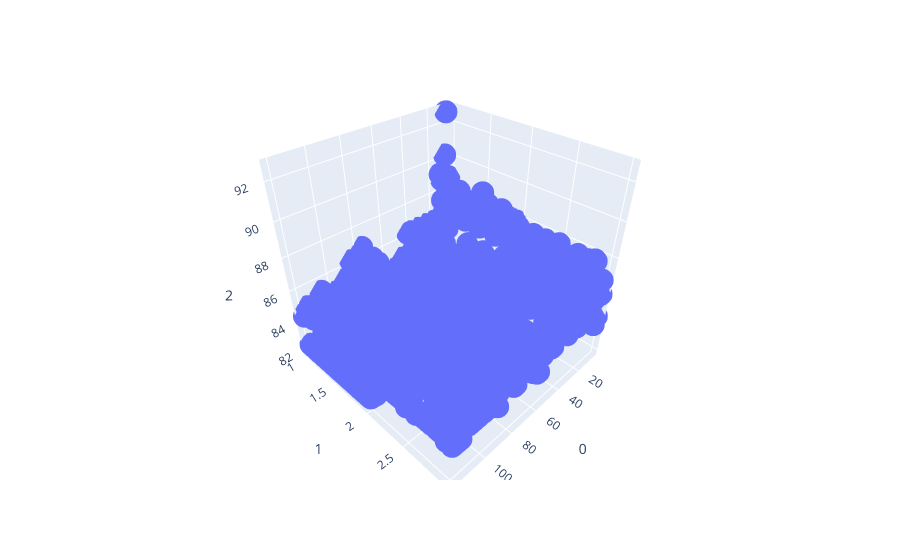

Notebook code for this chart:
### Code cell
ds=pd.DataFrame(data=resultat_KNN[1])
ds=ds.sort_values(by=[0,1])
ds=ds.drop_duplicates()
fig = px.scatter_3d(ds, x = 0, y = 1, z = 2)
fig.show()

### Figure 1 — Plotly figure (JSON) as saved in the notebook; plotly's stock layout.template omitted (floating-point values rounded to 4 significant figures; data arrays with more than 128 entries replaced by an {"elided": "..."} marker saying what was removed)
{"data": [{"hovertemplate": "0=%{x}<br>1=%{y}<br>2=%{z}<extra></extra>", "legendgroup": "", "marker": {"color": "#636efa", "symbol": "circle"}, "mode": "markers", "name": "", "scene": "scene", "showlegend": false, "type": "scatter3d", "x": {"elided": "1451 float values"}, "y": {"elided": "1451 float values"}, "z": {"elided": "1451 float values"}}], "layout": {"legend": {"tracegroupgap": 0}, "margin": {"t": 60}, "scene": {"domain": {"x": [0, 1], "y": [0, 1]}, "xaxis": {"title": {"text": "0"}}, "yaxis": {"title": {"text": "1"}}, "zaxis": {"title": {"text": "2"}}}}}
